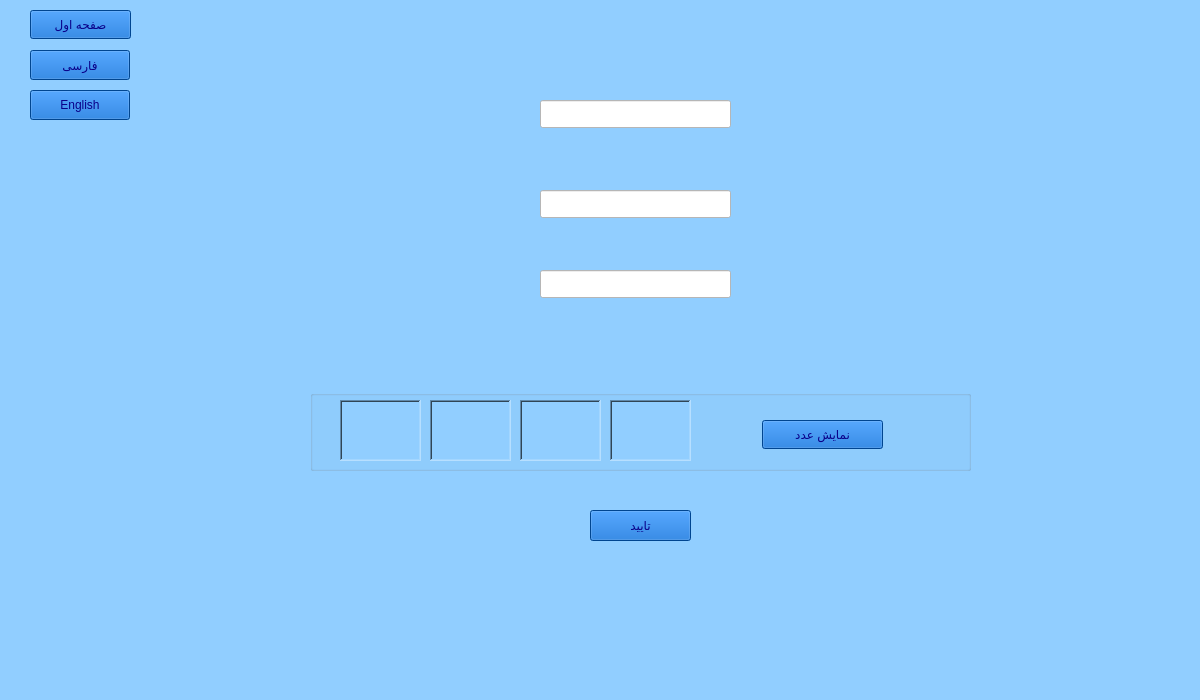
<?xml version="1.0" encoding="UTF-8"?>
<ui version="4.0">
 <class>LogIn</class>
 <widget class="QMainWindow" name="LogIn">
  <property name="geometry">
   <rect>
    <x>0</x>
    <y>0</y>
    <width>1200</width>
    <height>700</height>
   </rect>
  </property>
  <property name="minimumSize">
   <size>
    <width>600</width>
    <height>375</height>
   </size>
  </property>
  <property name="windowTitle">
   <string>MainWindow</string>
  </property>
  <property name="styleSheet">
   <string notr="true">background-color: rgb(145, 206, 255);</string>
  </property>
  <widget class="QWidget" name="centralwidget">
   <widget class="QFrame" name="frame_Log">
    <property name="geometry">
     <rect>
      <x>180</x>
      <y>30</y>
      <width>871</width>
      <height>361</height>
     </rect>
    </property>
    <property name="styleSheet">
     <string notr="true"/>
    </property>
    <property name="frameShape">
     <enum>QFrame::NoFrame</enum>
    </property>
    <property name="frameShadow">
     <enum>QFrame::Raised</enum>
    </property>
    <widget class="QLineEdit" name="lineEdit_log_name">
     <property name="geometry">
      <rect>
       <x>360</x>
       <y>70</y>
       <width>191</width>
       <height>28</height>
      </rect>
     </property>
     <property name="styleSheet">
      <string notr="true">background-color: rgb(255, 255, 255);</string>
     </property>
    </widget>
    <widget class="QLineEdit" name="lineEdit_log_Password">
     <property name="geometry">
      <rect>
       <x>360</x>
       <y>160</y>
       <width>191</width>
       <height>28</height>
      </rect>
     </property>
     <property name="styleSheet">
      <string notr="true">background-color: rgb(255, 255, 255);</string>
     </property>
    </widget>
    <widget class="QLineEdit" name="lineEdit_log_safe">
     <property name="geometry">
      <rect>
       <x>360</x>
       <y>240</y>
       <width>191</width>
       <height>28</height>
      </rect>
     </property>
     <property name="styleSheet">
      <string notr="true">background-color: rgb(255, 255, 255);</string>
     </property>
    </widget>
   </widget>
   <widget class="QFrame" name="frame_Poetry_log">
    <property name="geometry">
     <rect>
      <x>210</x>
      <y>470</y>
      <width>871</width>
      <height>291</height>
     </rect>
    </property>
    <property name="styleSheet">
     <string notr="true">image: url(:/new/prefix1/image/qt_Poetry.png);</string>
    </property>
    <property name="frameShape">
     <enum>QFrame::NoFrame</enum>
    </property>
    <property name="frameShadow">
     <enum>QFrame::Raised</enum>
    </property>
    <widget class="QPushButton" name="pushButton_ok_log">
     <property name="geometry">
      <rect>
       <x>380</x>
       <y>40</y>
       <width>101</width>
       <height>31</height>
      </rect>
     </property>
     <property name="styleSheet">
      <string notr="true">color: rgb(9, 0, 137);
image: url(:/new/prefix1/image/rang2.png);
background-color: rgb(0, 96, 202);</string>
     </property>
     <property name="text">
      <string>تایید</string>
     </property>
    </widget>
   </widget>
   <widget class="QGroupBox" name="groupBox_safe_sing">
    <property name="geometry">
     <rect>
      <x>310</x>
      <y>390</y>
      <width>661</width>
      <height>81</height>
     </rect>
    </property>
    <property name="styleSheet">
     <string notr="true"/>
    </property>
    <property name="title">
     <string/>
    </property>
    <widget class="QFrame" name="frame_safe_2l">
     <property name="geometry">
      <rect>
       <x>120</x>
       <y>10</y>
       <width>81</width>
       <height>61</height>
      </rect>
     </property>
     <property name="styleSheet">
      <string notr="true">background-color: rgb(145, 206, 255);
</string>
     </property>
     <property name="frameShape">
      <enum>QFrame::WinPanel</enum>
     </property>
     <property name="frameShadow">
      <enum>QFrame::Sunken</enum>
     </property>
    </widget>
    <widget class="QFrame" name="frame_safe_3l">
     <property name="geometry">
      <rect>
       <x>210</x>
       <y>10</y>
       <width>81</width>
       <height>61</height>
      </rect>
     </property>
     <property name="styleSheet">
      <string notr="true">background-color: rgb(145, 206, 255);
</string>
     </property>
     <property name="frameShape">
      <enum>QFrame::WinPanel</enum>
     </property>
     <property name="frameShadow">
      <enum>QFrame::Sunken</enum>
     </property>
    </widget>
    <widget class="QFrame" name="frame_safe_4l">
     <property name="geometry">
      <rect>
       <x>300</x>
       <y>10</y>
       <width>81</width>
       <height>61</height>
      </rect>
     </property>
     <property name="styleSheet">
      <string notr="true">background-color: rgb(145, 206, 255);
</string>
     </property>
     <property name="frameShape">
      <enum>QFrame::WinPanel</enum>
     </property>
     <property name="frameShadow">
      <enum>QFrame::Sunken</enum>
     </property>
    </widget>
    <widget class="QPushButton" name="pushButton_show_safe">
     <property name="geometry">
      <rect>
       <x>452</x>
       <y>30</y>
       <width>121</width>
       <height>29</height>
      </rect>
     </property>
     <property name="styleSheet">
      <string notr="true">color: rgb(9, 0, 137);
background-color: rgb(0, 96, 202);</string>
     </property>
     <property name="text">
      <string>نمایش عدد</string>
     </property>
    </widget>
    <widget class="QFrame" name="frame_safe_1l">
     <property name="geometry">
      <rect>
       <x>30</x>
       <y>10</y>
       <width>81</width>
       <height>61</height>
      </rect>
     </property>
     <property name="styleSheet">
      <string notr="true">background-color: rgb(145, 206, 255);
</string>
     </property>
     <property name="frameShape">
      <enum>QFrame::WinPanel</enum>
     </property>
     <property name="frameShadow">
      <enum>QFrame::Sunken</enum>
     </property>
    </widget>
   </widget>
   <widget class="QPushButton" name="pushButton_menu_log">
    <property name="geometry">
     <rect>
      <x>30</x>
      <y>10</y>
      <width>101</width>
      <height>29</height>
     </rect>
    </property>
    <property name="styleSheet">
     <string notr="true">color: rgb(9, 0, 137);
font: 700 11pt &quot;Segoe UI&quot;;
background-color: rgb(0, 96, 202);

</string>
    </property>
    <property name="text">
     <string>صفحه اول</string>
    </property>
   </widget>
   <widget class="QPushButton" name="pushButton_Persian_log">
    <property name="geometry">
     <rect>
      <x>30</x>
      <y>50</y>
      <width>100</width>
      <height>30</height>
     </rect>
    </property>
    <property name="styleSheet">
     <string notr="true">color: rgb(9, 0, 137);
font: 700 11pt &quot;Segoe UI&quot;;
background-color: rgb(0, 96, 202);

</string>
    </property>
    <property name="text">
     <string>فارسی</string>
    </property>
   </widget>
   <widget class="QPushButton" name="pushButton_English_log">
    <property name="geometry">
     <rect>
      <x>30</x>
      <y>90</y>
      <width>100</width>
      <height>30</height>
     </rect>
    </property>
    <property name="styleSheet">
     <string notr="true">color: rgb(9, 0, 137);
font: 700 11pt &quot;Segoe UI&quot;;
background-color: rgb(0, 96, 202);

</string>
    </property>
    <property name="text">
     <string>English</string>
    </property>
   </widget>
  </widget>
  <widget class="QMenuBar" name="menubar">
   <property name="geometry">
    <rect>
     <x>0</x>
     <y>0</y>
     <width>1200</width>
     <height>25</height>
    </rect>
   </property>
  </widget>
  <widget class="QStatusBar" name="statusbar"/>
 </widget>
 <resources/>
 <connections/>
</ui>
